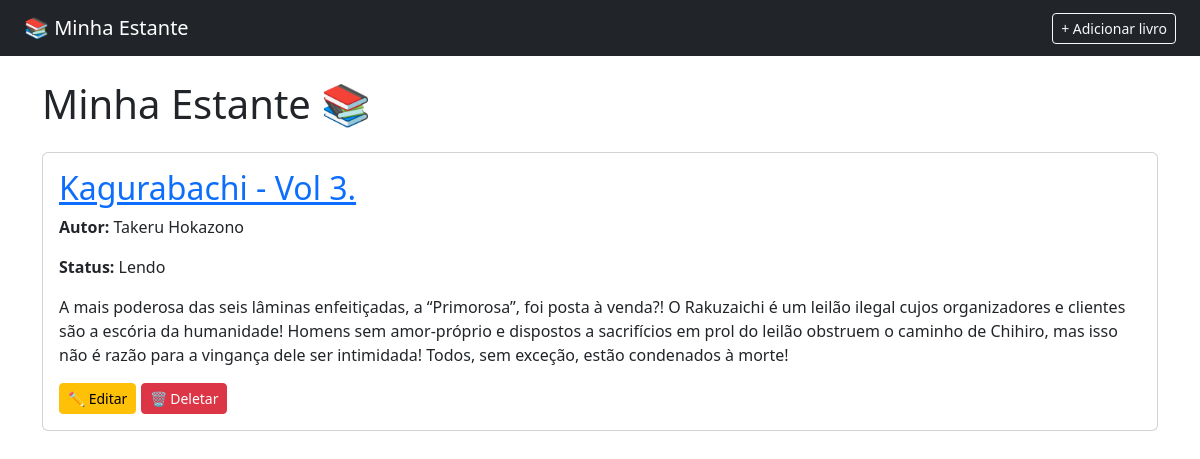
Page /livros/ on the earlier database version.
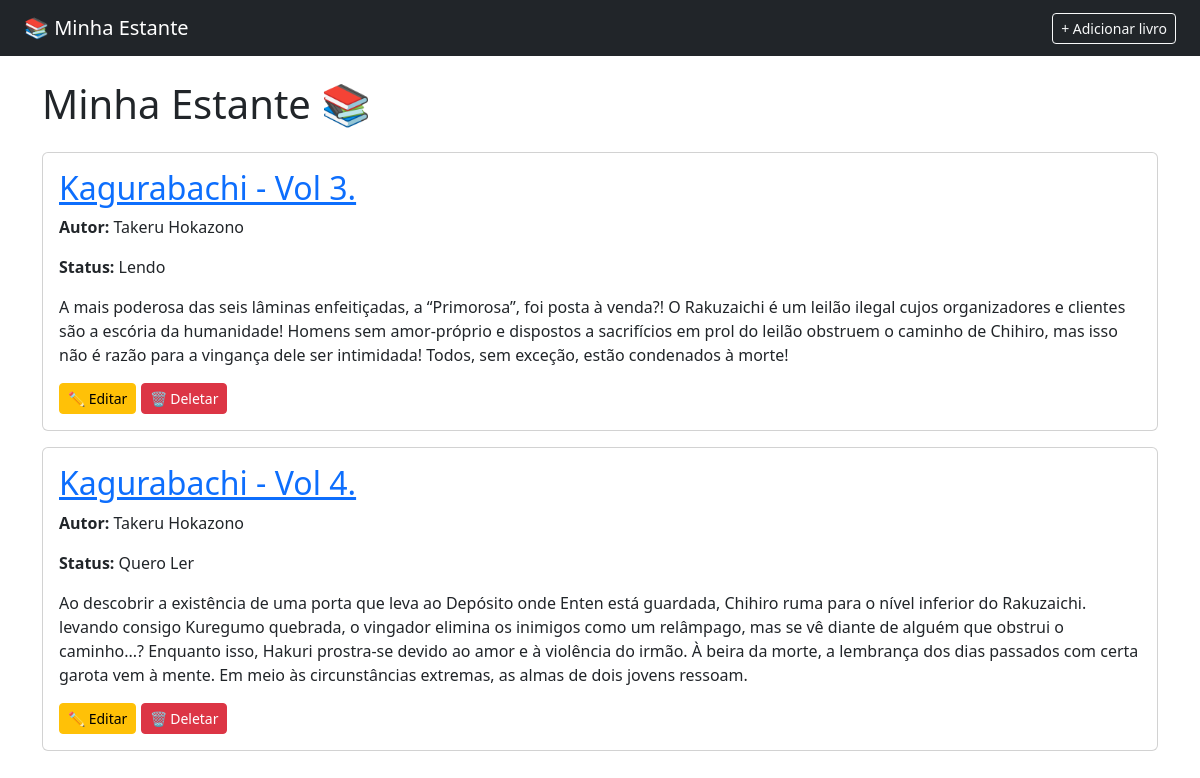
Same page on the later database version.
### livros/models.py (models this page shows, shortened)
class Livro(models.Model):
    STATUS_CHOICES = [
        ('quero_ler', 'Quero Ler'),
        ('lendo', 'Lendo'),
        ('lido', 'Lido'),
    ]
    titulo = models.CharField(max_length=200)
    autor = models.CharField(max_length=100)
    descricao = models.TextField(blank=True)
    status = models.CharField(max_length=20, choices=STATUS_CHOICES, default='quero_ler')
    data_adicao = models.DateTimeField(auto_now_add=True)

### livros/views.py (the view)
# urls.py: path('', views.lista_livros, name='lista_livros'),
def lista_livros(request):
    livros = Livro.objects.all()
    return render(request, 'livros/lista.html', {'livros': livros})

### templates/livros/lista.html
{% extends 'base.html' %}
{% block conteudo %}
    <h1 class="mb-4">Minha Estante 📚</h1>
    {% for livro in livros %}
        <div class="card mb-3">
            <div class="card-body">
                <h2 class="card-title">
                    <a href="{% url 'detalhe_livro' livro.pk %}">{{ livro.titulo }}</a>
                </h2>
                <p class="card-text"><strong>Autor:</strong> {{ livro.autor }}</p>
                <p class="card-text"><strong>Status:</strong> {{ livro.get_status_display }}</p>
                <p class="card-text">{{ livro.descricao }}</p>
                <a href="{% url 'editar_livro' livro.pk %}" class="btn btn-sm btn-warning">✏️ Editar</a>
                <a href="{% url 'deletar_livro' livro.pk %}" class="btn btn-sm btn-danger">🗑️ Deletar</a>
            </div>
        </div>
    {% empty %}
        <p>Nenhum livro cadastrado ainda.</p>
    {% endfor %}
{% endblock %}

### templates/base.html (shortened to what this page needs)
<!DOCTYPE html>
<html lang="pt-br">
<head>
    <link href="https://cdn.jsdelivr.net/npm/bootstrap@5.3.0/dist/css/bootstrap.min.css" rel="stylesheet">
</head>
<body>
    <nav class="navbar navbar-dark bg-dark px-4">
        <a class="navbar-brand" href="{% url 'lista_livros' %}">📚 Minha Estante</a>
        <a href="{% url 'adicionar_livro' %}" class="btn btn-outline-light btn-sm">+ Adicionar livro</a>
    </nav>
    <div class="container mt-4">
        {% block conteudo %}
        {% endblock %}
    </div>
</body>
</html>

Differences in the rows shown:
added Livro: titulo "Kagurabachi - Vol 4.", autor "Takeru Hokazono", status "Quero Ler", descricao "Ao descobrir a existência de uma porta que leva ao Depósito onde Enten está guardada, Chihiro ruma para o nível inferior do Rakuzaichi. levando consigo Kuregumo quebrada, o vingador elimina os inimigos como um relâmpago, mas se vê diante de alguém que obstrui o caminho...? Enquanto isso, Hakuri prostra-se devido ao amor e à violência do irmão. À beira da morte, a lembrança dos dias passados com certa garota vem à mente. Em meio às circunstâncias extremas, as almas de dois jovens ressoam."
